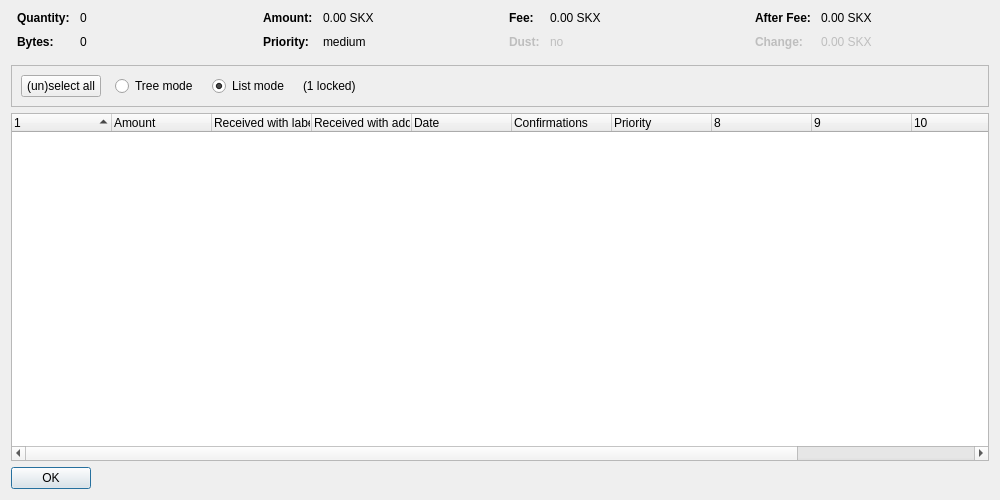
<?xml version="1.0" encoding="UTF-8"?>
<ui version="4.0">
 <class>CoinControlDialog</class>
 <widget class="QDialog" name="CoinControlDialog">
  <property name="geometry">
   <rect>
    <x>0</x>
    <y>0</y>
    <width>1000</width>
    <height>500</height>
   </rect>
  </property>
  <property name="windowTitle">
   <string>Coin Selection</string>
  </property>
  <property name="styleSheet">
   <string notr="true"/>
  </property>
  <layout class="QVBoxLayout" name="verticalLayout">
   <item>
    <layout class="QHBoxLayout" name="horizontalLayoutTop" stretch="0,0,0,0">
     <property name="topMargin">
      <number>0</number>
     </property>
     <property name="bottomMargin">
      <number>10</number>
     </property>
     <item>
      <layout class="QFormLayout" name="formLayoutCoinControl1">
       <property name="horizontalSpacing">
        <number>10</number>
       </property>
       <property name="verticalSpacing">
        <number>10</number>
       </property>
       <property name="leftMargin">
        <number>6</number>
       </property>
       <property name="rightMargin">
        <number>6</number>
       </property>
       <item row="0" column="0">
        <widget class="QLabel" name="labelCoinControlQuantityText">
         <property name="font">
          <font>
           <weight>75</weight>
           <bold>true</bold>
          </font>
         </property>
         <property name="text">
          <string>Quantity:</string>
         </property>
        </widget>
       </item>
       <item row="0" column="1">
        <widget class="QLabel" name="labelCoinControlQuantity">
         <property name="cursor">
          <cursorShape>IBeamCursor</cursorShape>
         </property>
         <property name="contextMenuPolicy">
          <enum>Qt::ActionsContextMenu</enum>
         </property>
         <property name="text">
          <string notr="true">0</string>
         </property>
         <property name="textInteractionFlags">
          <set>Qt::LinksAccessibleByMouse|Qt::TextSelectableByKeyboard|Qt::TextSelectableByMouse</set>
         </property>
        </widget>
       </item>
       <item row="1" column="0">
        <widget class="QLabel" name="labelCoinControlBytesText">
         <property name="font">
          <font>
           <weight>75</weight>
           <bold>true</bold>
          </font>
         </property>
         <property name="text">
          <string>Bytes:</string>
         </property>
        </widget>
       </item>
       <item row="1" column="1">
        <widget class="QLabel" name="labelCoinControlBytes">
         <property name="cursor">
          <cursorShape>IBeamCursor</cursorShape>
         </property>
         <property name="contextMenuPolicy">
          <enum>Qt::ActionsContextMenu</enum>
         </property>
         <property name="text">
          <string notr="true">0</string>
         </property>
         <property name="textInteractionFlags">
          <set>Qt::LinksAccessibleByMouse|Qt::TextSelectableByKeyboard|Qt::TextSelectableByMouse</set>
         </property>
        </widget>
       </item>
      </layout>
     </item>
     <item>
      <layout class="QFormLayout" name="formLayoutCoinControl2">
       <property name="horizontalSpacing">
        <number>10</number>
       </property>
       <property name="verticalSpacing">
        <number>10</number>
       </property>
       <property name="leftMargin">
        <number>6</number>
       </property>
       <property name="rightMargin">
        <number>6</number>
       </property>
       <item row="0" column="0">
        <widget class="QLabel" name="labelCoinControlAmountText">
         <property name="font">
          <font>
           <weight>75</weight>
           <bold>true</bold>
          </font>
         </property>
         <property name="text">
          <string>Amount:</string>
         </property>
        </widget>
       </item>
       <item row="0" column="1">
        <widget class="QLabel" name="labelCoinControlAmount">
         <property name="cursor">
          <cursorShape>IBeamCursor</cursorShape>
         </property>
         <property name="contextMenuPolicy">
          <enum>Qt::ActionsContextMenu</enum>
         </property>
         <property name="text">
          <string notr="true">0.00 SKX</string>
         </property>
         <property name="textInteractionFlags">
          <set>Qt::LinksAccessibleByMouse|Qt::TextSelectableByKeyboard|Qt::TextSelectableByMouse</set>
         </property>
        </widget>
       </item>
       <item row="1" column="0">
        <widget class="QLabel" name="labelCoinControlPriorityText">
         <property name="font">
          <font>
           <weight>75</weight>
           <bold>true</bold>
          </font>
         </property>
         <property name="text">
          <string>Priority:</string>
         </property>
        </widget>
       </item>
       <item row="1" column="1">
        <widget class="QLabel" name="labelCoinControlPriority">
         <property name="cursor">
          <cursorShape>IBeamCursor</cursorShape>
         </property>
         <property name="contextMenuPolicy">
          <enum>Qt::ActionsContextMenu</enum>
         </property>
         <property name="text">
          <string notr="true">medium</string>
         </property>
         <property name="textInteractionFlags">
          <set>Qt::LinksAccessibleByMouse|Qt::TextSelectableByKeyboard|Qt::TextSelectableByMouse</set>
         </property>
        </widget>
       </item>
      </layout>
     </item>
     <item>
      <layout class="QFormLayout" name="formLayoutCoinControl3">
       <property name="horizontalSpacing">
        <number>10</number>
       </property>
       <property name="verticalSpacing">
        <number>10</number>
       </property>
       <property name="leftMargin">
        <number>6</number>
       </property>
       <property name="rightMargin">
        <number>6</number>
       </property>
       <item row="0" column="0">
        <widget class="QLabel" name="labelCoinControlFeeText">
         <property name="font">
          <font>
           <weight>75</weight>
           <bold>true</bold>
          </font>
         </property>
         <property name="text">
          <string>Fee:</string>
         </property>
        </widget>
       </item>
       <item row="0" column="1">
        <widget class="QLabel" name="labelCoinControlFee">
         <property name="cursor">
          <cursorShape>IBeamCursor</cursorShape>
         </property>
         <property name="contextMenuPolicy">
          <enum>Qt::ActionsContextMenu</enum>
         </property>
         <property name="text">
          <string notr="true">0.00 SKX</string>
         </property>
         <property name="textInteractionFlags">
          <set>Qt::LinksAccessibleByMouse|Qt::TextSelectableByKeyboard|Qt::TextSelectableByMouse</set>
         </property>
        </widget>
       </item>
       <item row="1" column="0">
        <widget class="QLabel" name="labelCoinControlLowOutputText">
         <property name="enabled">
          <bool>false</bool>
         </property>
         <property name="font">
          <font>
           <weight>75</weight>
           <bold>true</bold>
          </font>
         </property>
         <property name="text">
          <string>Dust:</string>
         </property>
        </widget>
       </item>
       <item row="1" column="1">
        <widget class="QLabel" name="labelCoinControlLowOutput">
         <property name="enabled">
          <bool>false</bool>
         </property>
         <property name="cursor">
          <cursorShape>IBeamCursor</cursorShape>
         </property>
         <property name="contextMenuPolicy">
          <enum>Qt::ActionsContextMenu</enum>
         </property>
         <property name="text">
          <string notr="true">no</string>
         </property>
         <property name="textInteractionFlags">
          <set>Qt::LinksAccessibleByMouse|Qt::TextSelectableByKeyboard|Qt::TextSelectableByMouse</set>
         </property>
        </widget>
       </item>
      </layout>
     </item>
     <item>
      <layout class="QFormLayout" name="formLayoutCoinControl4">
       <property name="horizontalSpacing">
        <number>10</number>
       </property>
       <property name="verticalSpacing">
        <number>10</number>
       </property>
       <property name="leftMargin">
        <number>6</number>
       </property>
       <property name="rightMargin">
        <number>6</number>
       </property>
       <item row="0" column="0">
        <widget class="QLabel" name="labelCoinControlAfterFeeText">
         <property name="font">
          <font>
           <weight>75</weight>
           <bold>true</bold>
          </font>
         </property>
         <property name="text">
          <string>After Fee:</string>
         </property>
        </widget>
       </item>
       <item row="0" column="1">
        <widget class="QLabel" name="labelCoinControlAfterFee">
         <property name="cursor">
          <cursorShape>IBeamCursor</cursorShape>
         </property>
         <property name="contextMenuPolicy">
          <enum>Qt::ActionsContextMenu</enum>
         </property>
         <property name="text">
          <string notr="true">0.00 SKX</string>
         </property>
         <property name="textInteractionFlags">
          <set>Qt::LinksAccessibleByMouse|Qt::TextSelectableByKeyboard|Qt::TextSelectableByMouse</set>
         </property>
        </widget>
       </item>
       <item row="1" column="0">
        <widget class="QLabel" name="labelCoinControlChangeText">
         <property name="enabled">
          <bool>false</bool>
         </property>
         <property name="font">
          <font>
           <weight>75</weight>
           <bold>true</bold>
          </font>
         </property>
         <property name="text">
          <string>Change:</string>
         </property>
        </widget>
       </item>
       <item row="1" column="1">
        <widget class="QLabel" name="labelCoinControlChange">
         <property name="enabled">
          <bool>false</bool>
         </property>
         <property name="cursor">
          <cursorShape>IBeamCursor</cursorShape>
         </property>
         <property name="contextMenuPolicy">
          <enum>Qt::ActionsContextMenu</enum>
         </property>
         <property name="text">
          <string notr="true">0.00 SKX</string>
         </property>
         <property name="textInteractionFlags">
          <set>Qt::LinksAccessibleByMouse|Qt::TextSelectableByKeyboard|Qt::TextSelectableByMouse</set>
         </property>
        </widget>
       </item>
      </layout>
     </item>
    </layout>
   </item>
   <item>
    <widget class="QFrame" name="frame">
     <property name="minimumSize">
      <size>
       <width>0</width>
       <height>40</height>
      </size>
     </property>
     <property name="frameShape">
      <enum>QFrame::StyledPanel</enum>
     </property>
     <property name="frameShadow">
      <enum>QFrame::Sunken</enum>
     </property>
     <layout class="QHBoxLayout" name="horizontalLayout">
      <item>
       <layout class="QHBoxLayout" name="horizontalLayoutPanel" stretch="0,0,0,0,0">
        <property name="spacing">
         <number>14</number>
        </property>
        <item>
         <widget class="QPushButton" name="pushButtonSelectAll">
          <property name="sizePolicy">
           <sizepolicy hsizetype="Maximum" vsizetype="Fixed">
            <horstretch>0</horstretch>
            <verstretch>0</verstretch>
           </sizepolicy>
          </property>
          <property name="styleSheet">
           <string notr="true"/>
          </property>
          <property name="text">
           <string>(un)select all</string>
          </property>
          <property name="autoDefault">
           <bool>false</bool>
          </property>
         </widget>
        </item>
        <item>
         <widget class="QRadioButton" name="radioTreeMode">
          <property name="sizePolicy">
           <sizepolicy hsizetype="Maximum" vsizetype="Fixed">
            <horstretch>0</horstretch>
            <verstretch>0</verstretch>
           </sizepolicy>
          </property>
          <property name="text">
           <string>Tree mode</string>
          </property>
         </widget>
        </item>
        <item>
         <widget class="QRadioButton" name="radioListMode">
          <property name="sizePolicy">
           <sizepolicy hsizetype="Maximum" vsizetype="Fixed">
            <horstretch>0</horstretch>
            <verstretch>0</verstretch>
           </sizepolicy>
          </property>
          <property name="text">
           <string>List mode</string>
          </property>
          <property name="checked">
           <bool>true</bool>
          </property>
         </widget>
        </item>
        <item>
         <widget class="QLabel" name="labelLocked">
          <property name="text">
           <string notr="true">(1 locked)</string>
          </property>
         </widget>
        </item>
        <item>
         <spacer name="horizontalSpacer">
          <property name="orientation">
           <enum>Qt::Horizontal</enum>
          </property>
          <property name="sizeHint" stdset="0">
           <size>
            <width>40</width>
            <height>20</height>
           </size>
          </property>
         </spacer>
        </item>
       </layout>
      </item>
     </layout>
    </widget>
   </item>
   <item>
    <widget class="CoinControlTreeWidget" name="treeWidget">
     <property name="contextMenuPolicy">
      <enum>Qt::CustomContextMenu</enum>
     </property>
     <property name="styleSheet">
      <string notr="true"/>
     </property>
     <property name="sortingEnabled">
      <bool>false</bool>
     </property>
     <property name="columnCount">
      <number>12</number>
     </property>
     <attribute name="headerShowSortIndicator" stdset="0">
      <bool>true</bool>
     </attribute>
     <attribute name="headerStretchLastSection">
      <bool>false</bool>
     </attribute>
     <column>
      <property name="text">
       <string/>
      </property>
     </column>
     <column>
      <property name="text">
       <string>Amount</string>
      </property>
     </column>
     <column>
      <property name="text">
       <string>Received with label</string>
      </property>
     </column>
     <column>
      <property name="text">
       <string>Received with address</string>
      </property>
     </column>
     <column>
      <property name="text">
       <string>Date</string>
      </property>
     </column>
     <column>
      <property name="text">
       <string>Confirmations</string>
      </property>
      <property name="toolTip">
       <string>Confirmed</string>
      </property>
     </column>
     <column>
      <property name="text">
       <string>Priority</string>
      </property>
     </column>
     <column>
      <property name="text">
       <string/>
      </property>
     </column>
     <column>
      <property name="text">
       <string/>
      </property>
     </column>
     <column>
      <property name="text">
       <string/>
      </property>
     </column>
     <column>
      <property name="text">
       <string/>
      </property>
     </column>
     <column>
      <property name="text">
       <string/>
      </property>
     </column>
    </widget>
   </item>
   <item>
    <widget class="QDialogButtonBox" name="buttonBox">
     <property name="sizePolicy">
      <sizepolicy hsizetype="Maximum" vsizetype="Fixed">
       <horstretch>0</horstretch>
       <verstretch>0</verstretch>
      </sizepolicy>
     </property>
     <property name="styleSheet">
      <string notr="true"/>
     </property>
     <property name="orientation">
      <enum>Qt::Horizontal</enum>
     </property>
     <property name="standardButtons">
      <set>QDialogButtonBox::Ok</set>
     </property>
    </widget>
   </item>
  </layout>
 </widget>
 <customwidgets>
  <customwidget>
   <class>CoinControlTreeWidget</class>
   <extends>QTreeWidget</extends>
   <header>coincontroltreewidget.h</header>
  </customwidget>
 </customwidgets>
 <resources/>
 <connections/>
</ui>
